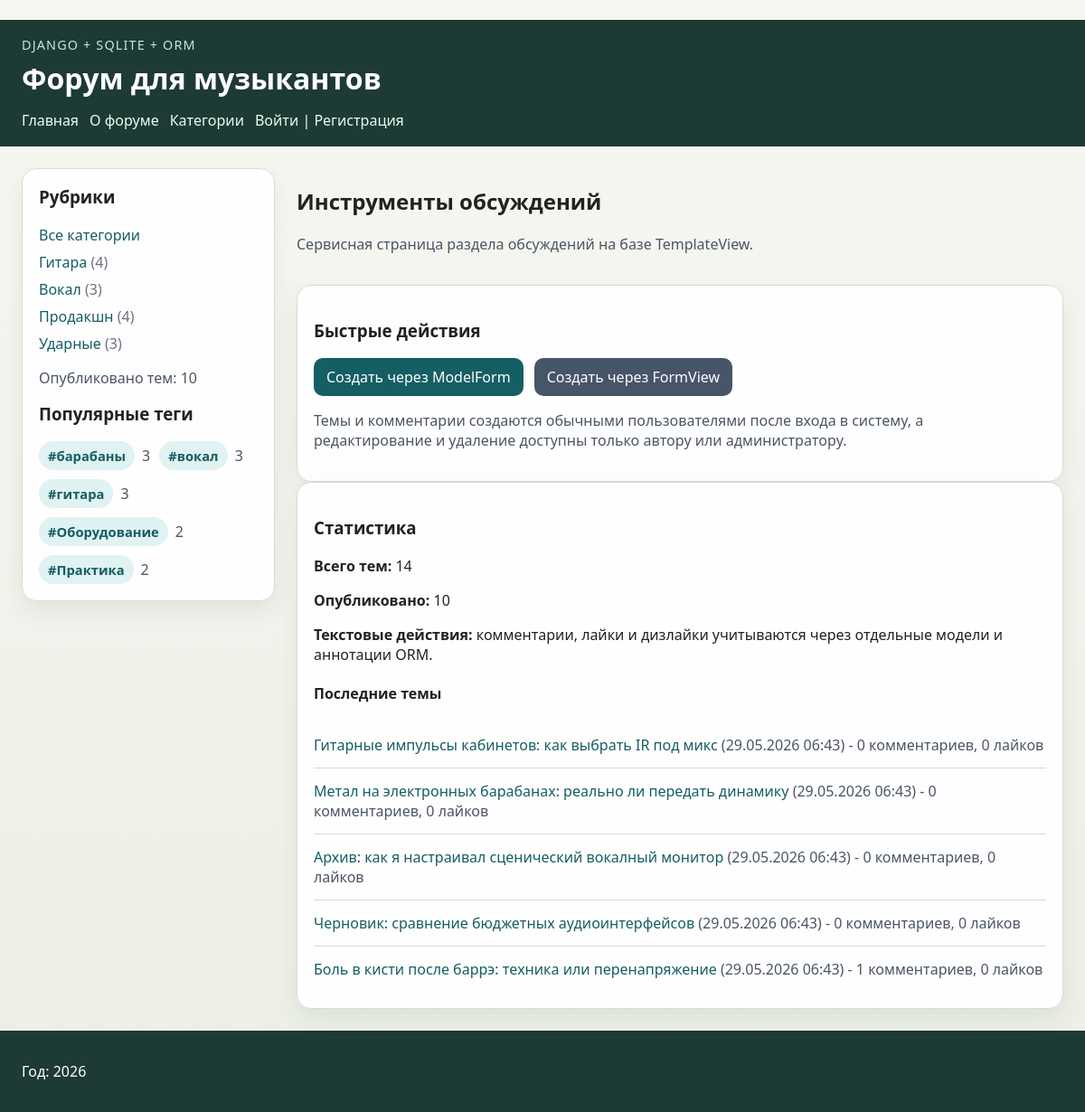
The page /discussions/tools/ on the database as committed earlier.
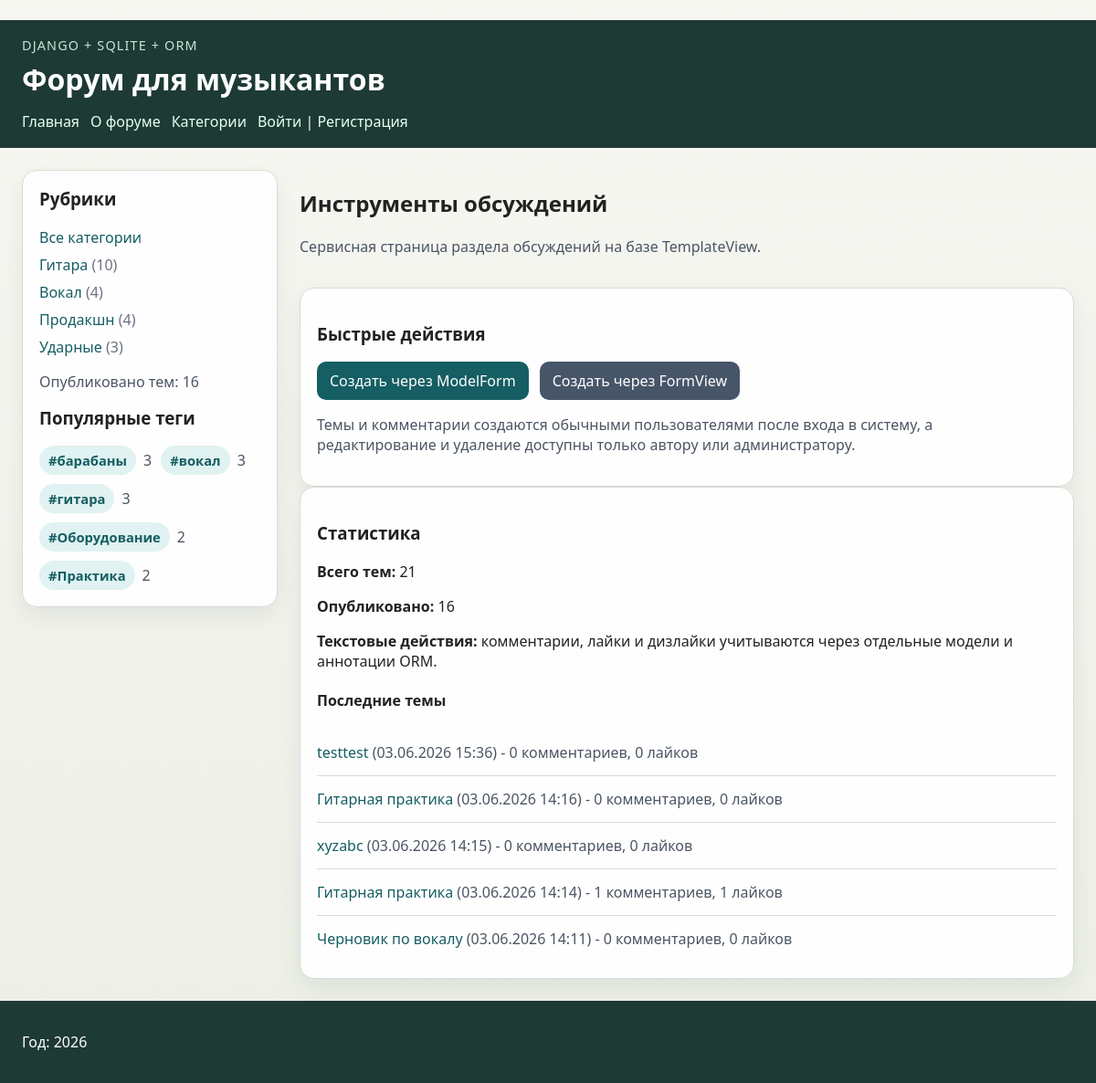
The same page on the database as committed later.
### musicforum/models.py (models this page shows, shortened)
class Tag(models.Model):
    name = models.CharField("Название тега", max_length=100, unique=True)
    slug = models.SlugField("Слаг", max_length=100, unique=True, allow_unicode=True)
    class Meta:
        ordering = ("name",)
        verbose_name = "тег"
        verbose_name_plural = "теги"

class Discussion(models.Model):
    Category = MusicCategory
    Status = DiscussionStatus
    CATEGORY_DESCRIPTIONS = {
        MusicCategory.GUITAR: "Выбор инструментов, усилителей, педалей и техники игры.",
        MusicCategory.VOCALS: "Постановка голоса, дыхание и сценическая подача.",
        MusicCategory.PRODUCTION: "Запись, сведение, плагины и домашние студии.",
        MusicCategory.DRUMS: "Установки, пэды, ритм и упражнения для барабанщиков.",
    }
    ORDERING_OPTIONS = [
        ("-created_at", "Сначала новые"),
        ("created_at", "Сначала старые"),
        ("title", "Название: А-Я"),
        ("-title", "Название: Я-А"),
        ("author", "Автор: А-Я"),
        ("-comment_count", "По количеству комментариев"),
        ("-like_count", "По количеству лайков"),
    ]
    title = models.CharField("Название темы", max_length=255)
    slug = models.SlugField("Слаг", max_length=255, unique=True, blank=True, allow_unicode=True)
    author = models.CharField("Автор", max_length=100)
    created_by = models.ForeignKey(
        settings.AUTH_USER_MODEL,
        verbose_name="Создатель",
        related_name="created_discussions",
        on_delete=models.SET_NULL,
        blank=True,
        null=True,
    )
    category = models.CharField(
        "Категория",
        max_length=20,
        choices=MusicCategory.choices,
        default=MusicCategory.GUITAR,
    )
    status = models.CharField(
        "Статус",
        max_length=20,
        choices=DiscussionStatus.choices,
        default=DiscussionStatus.PUBLISHED,
    )
    content = models.TextField("Содержание")
    photo = models.ImageField(
        "Фото",
        upload_to="photos/%Y/%m/%d/",
        default=None,
        blank=True,
        null=True,
    )
    created_at = models.DateTimeField("Создано", auto_now_add=True)
    updated_at = models.DateTimeField("Изменено", auto_now=True)
    tags = models.ManyToManyField(Tag, verbose_name="Теги", related_name="discussions", blank=True)
    objects = DiscussionManager()
    class Meta:
        ordering = ("-created_at", "-id")
        verbose_name = "обсуждение"
        verbose_name_plural = "обсуждения"
    @classmethod
    def get_category_catalog(cls):
        totals = cls.objects.category_totals()
        return [
            {
                "slug": value,
                "title": label,
                "description": cls.CATEGORY_DESCRIPTIONS.get(value, ""),
                "count": totals.get(value, 0),
            }
            for value, label in cls.Category.choices
        ]
    @classmethod
    def get_status_options(cls):
        return list(cls.Status.choices)
    @classmethod
    def get_ordering_options(cls):
        return cls.ORDERING_OPTIONS

### musicforum/views.py (the view)
# urls.py: path("discussions/tools/", views.DiscussionToolsView.as_view(), name="discussion_tools"),
class DiscussionToolsView(DataMixin, TemplateView):
    template_name = "musicforum/discussion_tools.html"
    title_page = "Инструменты обсуждений"
    def get_context_data(self, **kwargs):
        context = super().get_context_data(**kwargs)
        return self.get_mixin_context(
            context,
            total_discussions=Discussion.objects.count(),
            published_discussions=Discussion.objects.published().count(),
            latest_discussions=_get_discussion_queryset().order_by("-created_at")[:5],
        )

### musicforum/data.py (called while the page is built)
def get_menu():
    return MENU

### musicforum/models.py (called while the page is built)
    def with_status(self, status):
        if not status:
            return self
        return self.filter(status=status)

    def published(self):
        return self.with_status(DiscussionStatus.PUBLISHED)

    def category_totals(self):
        return dict(
            self.get_queryset()
            .values("category")
            .annotate(total=Count("id"))
            .values_list("category", "total")
        )

### musicforum/templatetags/musicforum_tags.py (called while the page is built)
@register.simple_tag
def forum_name():
    return "Форум для музыкантов"

@register.simple_tag
def published_discussions_total():
    return Discussion.objects.published().count()

@register.inclusion_tag("musicforum/includes/category_list.html")
def show_categories(selected_slug=""):
    return {
        "categories": Discussion.get_category_catalog(),
        "selected_slug": selected_slug,
    }

@register.inclusion_tag("musicforum/includes/popular_tags.html")
def show_popular_tags(limit=5):
    return {
        "popular_tags": Tag.objects.annotate(total=Count("discussions", distinct=True))
        .filter(total__gt=0)
        .order_by("-total", "name")[:limit]
    }

### musicforum/utils.py (called while the page is built)
    def get_mixin_context(self, context, **kwargs):
        if self.title_page:
            context["title"] = self.title_page
        context["menu"] = get_menu()
        context["current_category"] = ""
        context["category_options"] = Discussion.Category.choices
        context["status_options"] = Discussion.get_status_options()
        context["ordering_options"] = Discussion.get_ordering_options()
        context["all_tags"] = Tag.objects.order_by("name")
        context.update(kwargs)
        return context

### musicforum/views.py (called while the page is built)
def _get_discussion_queryset():
    return (
        Discussion.objects.select_related("passport", "created_by")
        .prefetch_related(
            Prefetch(
                "comments",
                queryset=Comment.objects.select_related("created_by").order_by("created_at", "id"),
            ),
            "tags",
        )
        .annotate(
            comment_count=Count("comments", distinct=True),
            tag_count=Count("tags", distinct=True),
            like_count=Count(
                "reactions",
                filter=Q(reactions__value=ReactionValue.LIKE),
                distinct=True,
            ),
            dislike_count=Count(
                "reactions",
                filter=Q(reactions__value=ReactionValue.DISLIKE),
                distinct=True,
            ),
        )
    )

### musicforum/templates/musicforum/discussion_tools.html
{% extends "musicforum/base.html" %}
{% block content %}
    <div class="page-heading">
        <div>
            <h2>{{ title }}</h2>
            <p class="lead">Сервисная страница раздела обсуждений на базе TemplateView.</p>
        </div>
    </div>
    <section class="detail-card">
        <h3>Быстрые действия</h3>
        <div class="button-row">
            <a class="button" href="{% url 'musicforum:discussion_create' %}">Создать через ModelForm</a>
            <a class="button button-secondary" href="{% url 'musicforum:discussion_create_form' %}">Создать через FormView</a>
        </div>
        <p class="lead">Темы и комментарии создаются обычными пользователями после входа в систему, а редактирование и удаление доступны только автору или администратору.</p>
    </section>
    <section class="detail-card">
        <h3>Статистика</h3>
        <p><strong>Всего тем:</strong> {{ total_discussions }}</p>
        <p><strong>Опубликовано:</strong> {{ published_discussions }}</p>
        <p><strong>Текстовые действия:</strong> комментарии, лайки и дизлайки учитываются через отдельные модели и аннотации ORM.</p>
        <h4>Последние темы</h4>
        {% if latest_discussions %}
            <ul class="comment-list">
                {% for item in latest_discussions %}
                    <li>
                        <a href="{% url 'musicforum:discussion' item.slug %}">{{ item.title }}</a>
                        <span class="detail-meta">
                            ({{ item.created_at|date:"d.m.Y H:i" }}) - {{ item.comment_count }} комментариев, {{ item.like_count }} лайков
                        </span>
                    </li>
                {% endfor %}
            </ul>
        {% else %}
            <p>Тем пока нет.</p>
        {% endif %}
    </section>
{% endblock %}

### musicforum/templates/musicforum/base.html (shortened to what this page needs)
﻿{% load static %}
{% load musicforum_tags %}
<!DOCTYPE html>
<html lang="ru">
<head>
    <link rel="stylesheet" href="{% static 'musicforum/css/styles.css' %}">
</head>
<body>
    <header class="site-header">
        <div>
            <p class="site-kicker">Django + SQLite + ORM</p>
            <h1>{% forum_name %}</h1>
        </div>
        <nav>
            <ul class="menu">
                {% for item in menu %}
                    <li><a href="{% url item.url_name %}">{{ item.title }}</a></li>
                {% endfor %}
                {% if user.is_authenticated %}
                    <li><a href="{% url 'musicforum:discussion_create' %}">Создать тему</a></li>
                    <li><a href="{% url 'users:profile' %}">{{ user.username }}</a> | <a href="{% url 'users:logout' %}">Выйти</a></li>
                {% else %}
                    <li><a href="{% url 'users:login' %}">Войти</a> | <a href="{% url 'users:register' %}">Регистрация</a></li>
                {% endif %}
            </ul>
        </nav>
    </header>
    <div class="layout">
        <aside class="sidebar">
            <h3>Рубрики</h3>
            {% show_categories current_category %}
            <p class="sidebar-summary">Опубликовано тем: {% published_discussions_total %}</p>
            <h3>Популярные теги</h3>
            {% show_popular_tags %}
        </aside>
        <main class="content">
            {% block content %}{% endblock %}
        </main>
    </div>
    <footer class="footer">
        <p>Год: {% now "Y" %}</p>
    </footer>
</body>
</html>

### musicforum/templates/musicforum/includes/category_list.html
<ul class="category-list">
    <li>
        <a href="{% url 'musicforum:categories' %}">Все категории</a>
    </li>
    {% for cat in categories %}
        <li>
            <a href="{% url 'musicforum:category' cat.slug %}"{% if cat.slug == selected_slug %} class="active"{% endif %}>
                {{ cat.title }} <span>({{ cat.count }})</span>
            </a>
        </li>
    {% endfor %}
</ul>

### musicforum/templates/musicforum/includes/popular_tags.html
{% if popular_tags %}
    <ul class="tag-cloud">
        {% for tag in popular_tags %}
            <li>
                <span class="tag-badge">#{{ tag.name }}</span>
                <span class="tag-total">{{ tag.total }}</span>
            </li>
        {% endfor %}
    </ul>
{% else %}
    <p class="sidebar-summary">Теги появятся после заполнения базы.</p>
{% endif %}

### musicforum/static/musicforum/css/styles.css (style rules this page uses)
body { margin: 0; font-family: "Segoe UI", sans-serif; background: linear-gradient(180deg, #f7f7f2 0%, #ecefe6 100%); color: #202321; }
a { color: #155e63; text-decoration: none; }
.site-header, .footer { background: #1e3a34; color: #fff; padding: 18px 24px; }
.site-kicker { margin: 0 0 6px; color: #c8e6d8; font-size: 0.9rem; letter-spacing: 0.08em; text-transform: uppercase; }
.site-header h1 { margin: 0; }
.layout { display: grid; grid-template-columns: 280px 1fr; gap: 24px; padding: 24px; }
.menu, .category-list, .discussion-list, .category-cards { list-style: none; padding: 0; margin: 0; }
.menu { display: flex; flex-wrap: wrap; gap: 12px; margin-top: 14px; }
.menu a { color: #e6fff2; }
.sidebar, .discussion-list li, .category-cards li, .detail-card, .filter-form, .editor-form, .stat-card { background: rgba(255, 255, 255, 0.94); border: 1px solid #d6ddd5; border-radius: 16px; box-shadow: 0 10px 24px rgba(30, 58, 52, 0.08); }
.sidebar { height: fit-content; padding: 18px; }
.sidebar h3 { margin-top: 0; }
.category-list li + li { margin-top: 8px; }
.sidebar-summary { color: #4b5563; margin: 16px 0; }
.category-list span { color: #6b7280; }
.content { min-width: 0; }
.page-heading { display: flex; justify-content: space-between; gap: 16px; align-items: start; margin-bottom: 18px; }
.lead { color: #4b5563; max-width: 720px; }
.filter-form, .editor-form, .detail-card { padding: 18px; }
.card-header, .detail-header, .button-row, .detail-meta-grid, .stats-grid { display: flex; flex-wrap: wrap; gap: 12px; }
.card-meta, .detail-meta { color: #4b5563; }
.tag-list, .tag-cloud, .comment-list { list-style: none; padding: 0; margin: 0; }
.tag-list, .tag-selector, .tag-cloud { display: flex; flex-wrap: wrap; gap: 10px; }
.tag-badge { display: inline-flex; align-items: center; padding: 6px 10px; border-radius: 999px; background: #e0f2f1; color: #155e63; font-size: 0.92rem; font-weight: 600; }
.tag-cloud li { display: flex; align-items: center; gap: 8px; }
.tag-total { color: #4b5563; }
.comment-list li { padding: 14px 0; border-bottom: 1px solid #d6ddd5; }
.comment-list li:last-child { border-bottom: none; }
.button { display: inline-block; padding: 10px 14px; border: none; border-radius: 10px; background: #155e63; color: #fff; font: inherit; cursor: pointer; }
.button-secondary { background: #475569; }

Rows that differ between the two databases and show on the page:
no longer on this page (row unchanged): Discussion: title "Гитарные импульсы кабинетов: как выбрать IR под микс", created_at "29.05.2026 06:43", comment_count "0", like_count "0"
no longer on this page (row unchanged): Discussion: title "Метал на электронных барабанах: реально ли передать динамику", created_at "29.05.2026 06:43", comment_count "0", like_count "0"
no longer on this page (row unchanged): Discussion: title "Архив: как я настраивал сценический вокалный монитор", created_at "29.05.2026 06:43", comment_count "0", like_count "0"
no longer on this page (row unchanged): Discussion: title "Черновик: сравнение бюджетных аудиоинтерфейсов", created_at "29.05.2026 06:43", comment_count "0", like_count "0"
no longer on this page (row unchanged): Discussion: title "Боль в кисти после баррэ: техника или перенапряжение", created_at "29.05.2026 06:43", comment_count "1", like_count "0"
added Discussion: title "testtest", created_at "03.06.2026 15:36", comment_count "0", like_count "0"
added Discussion: title "Гитарная практика", created_at "03.06.2026 14:16", comment_count "0", like_count "0"
added Discussion: title "xyzabc", created_at "03.06.2026 14:15", comment_count "0", like_count "0"
added Discussion: title "Гитарная практика", created_at "03.06.2026 14:14", comment_count "1", like_count "1"
added Discussion: title "Черновик по вокалу", created_at "03.06.2026 14:11", comment_count "0", like_count "0"
Other text that changed with them:
{{ total_discussions }}: "14" → "21"
{{ published_discussions }}: "10" → "16"
new list line: "Гитара ( 10 )"
new list line: "Вокал ( 4 )"
text no longer shown: "10"
text now shown: "16"
list line gone: "Гитара ( 4 )"
list line gone: "Вокал ( 3 )"
